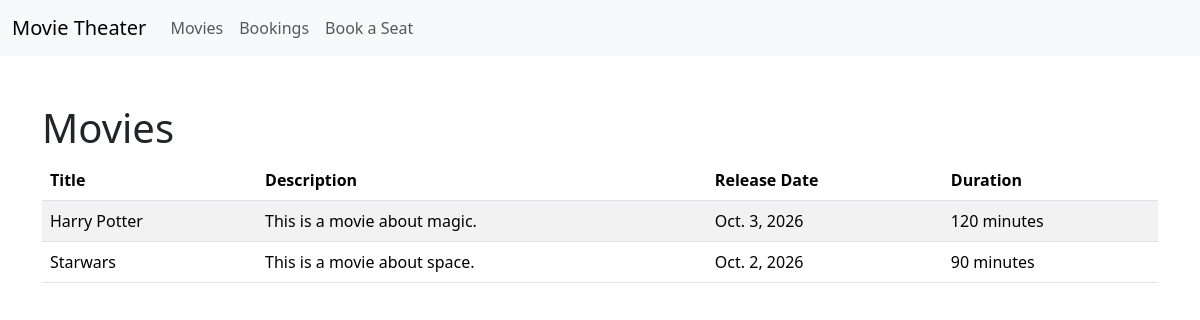
/, run on an earlier commit of the app's database.
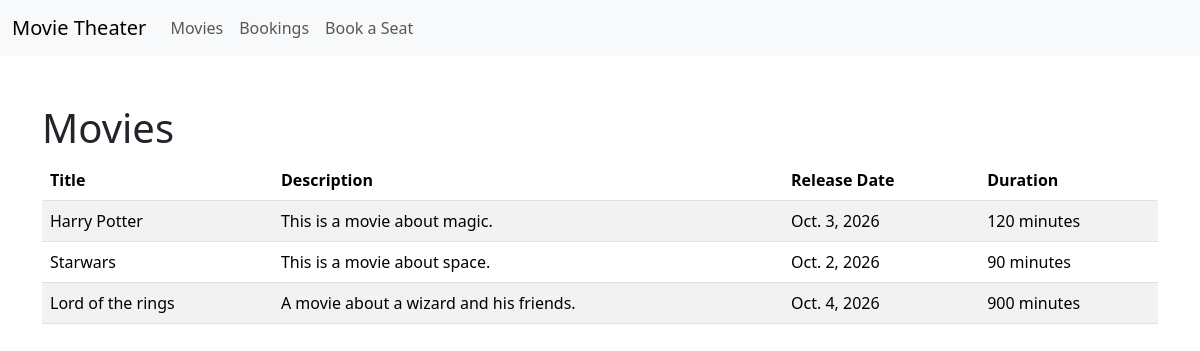
And on a later commit of the database.
### bookings/models.py (models this page shows, shortened)
class Movie(models.Model):
    title = models.CharField(max_length=50)
    description = models.TextField()
    release_date = models.DateField()
    duration_minutes = models.PositiveIntegerField()

### bookings/views.py (the view)
# urls.py: path('', views.movie_list, name="movie_list"),
def movie_list(request):
    movies = Movie.objects.all()
    return render(request, "bookings/movie_list.html", {"movies": movies})

### bookings/templates/bookings/movie_list.html
{% extends "bookings/base.html" %}
{% block content %}
	<div class="container mt-5">
		<h1>Movies</h1>
		{% if movies %}
			<table class="table table-striped">
				<thead>
					<tr>
						<th>Title</th>
						<th>Description</th>
						<th>Release Date</th>
						<th>Duration</th>
					</tr>
				</thead>
				<tbody>
					{% for movie in movies %}
						<tr>
							<td>{{ movie.title }}</td>
							<td>{{ movie.description }}</td>
							<td>{{ movie.release_date }}</td>
							<td>{{ movie.duration_minutes }} minutes</td>
						</tr>
					{% endfor %}
				</tbody>
			</table>
		{% else %}
			<p>No movies are currently available.</p>
		{% endif %}
	</div>
{% endblock %}

What changed in the data, as far as the page shows it:
added Movie: title "Lord of the rings", description "A movie about a wizard and his friends.", release_date "Oct. 4, 2026", duration_minutes "900"
